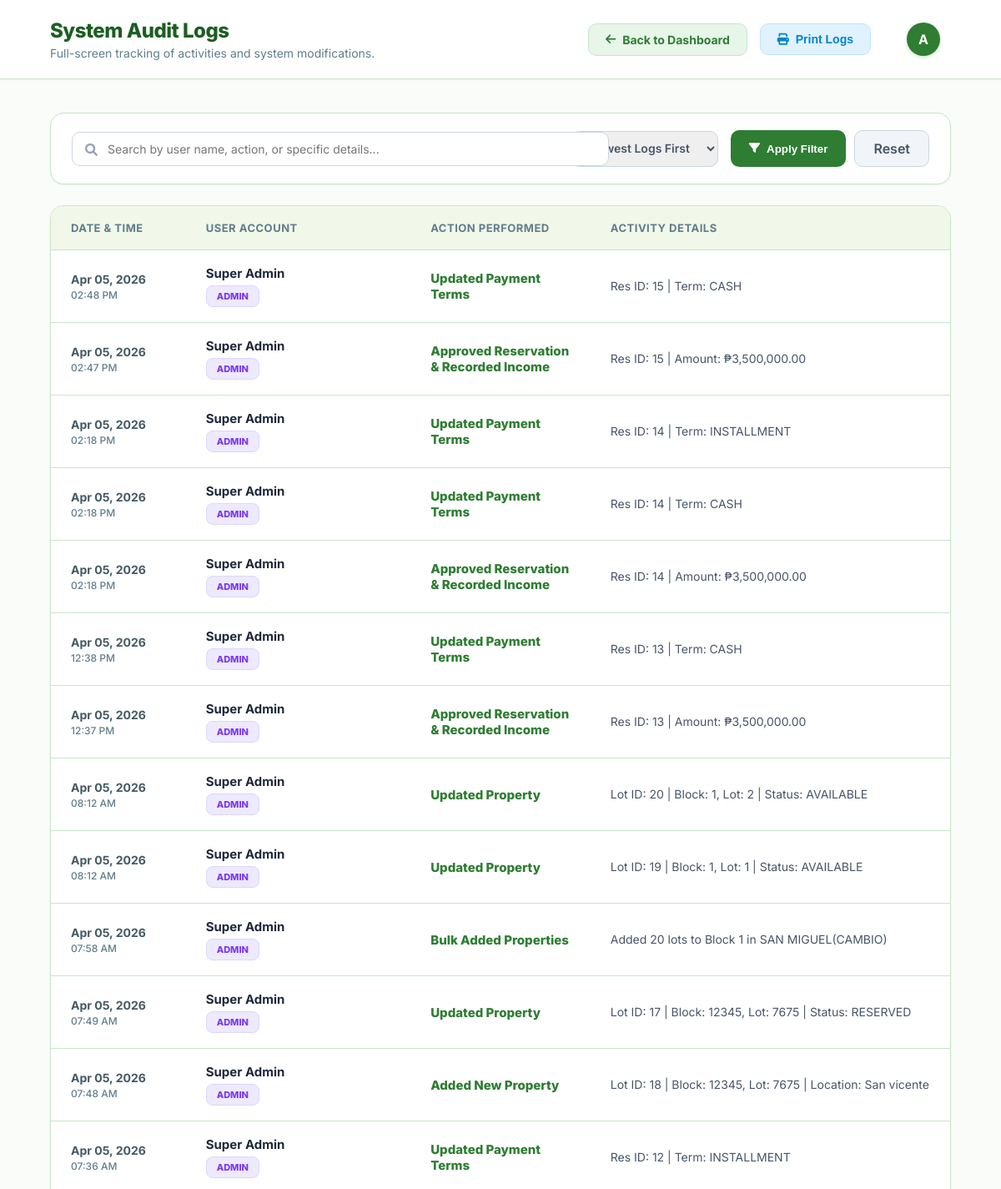
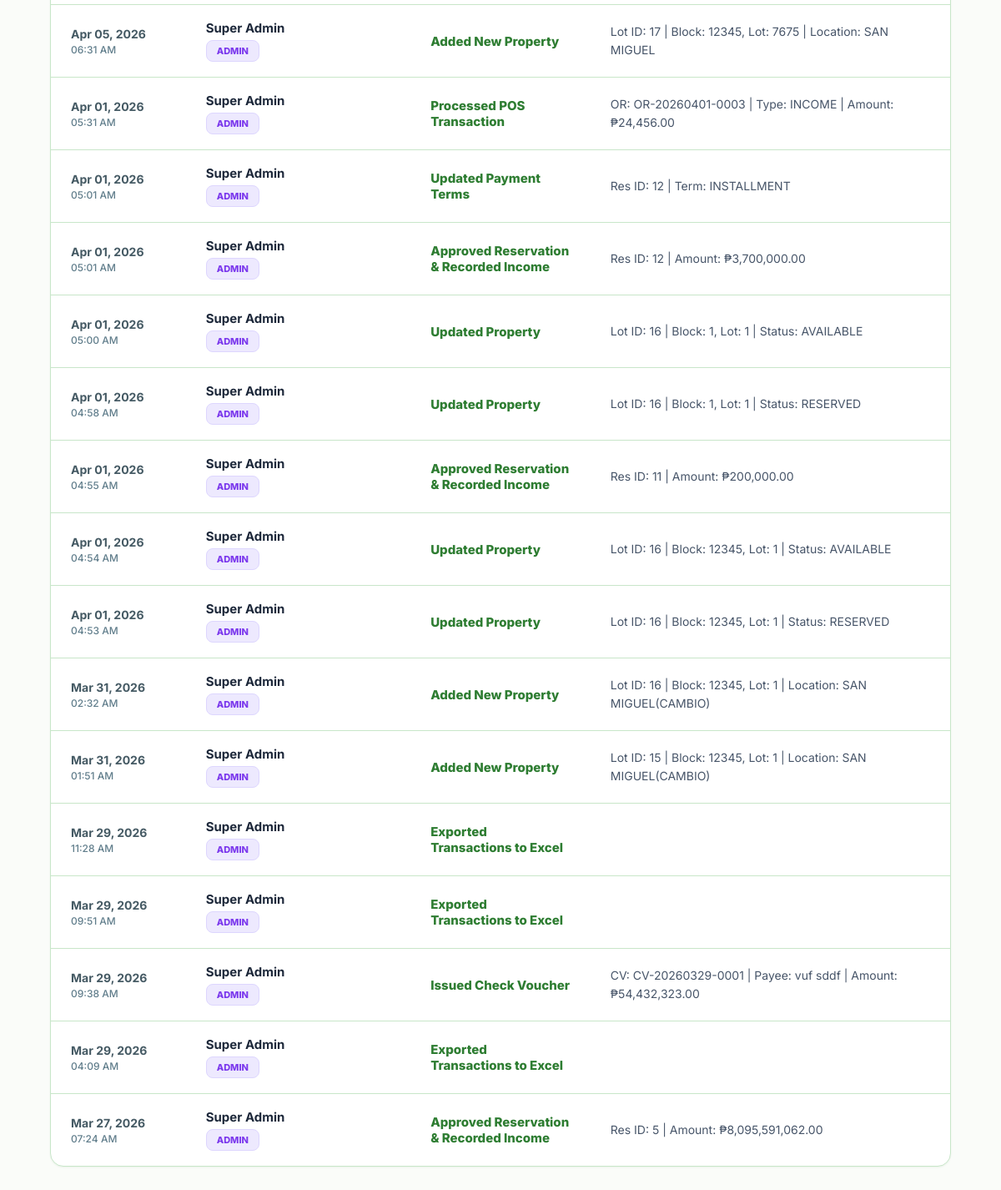
/audit_logs.php (signed in), run on the app's committed database (2 pictures, top to bottom).
### tables this page shows
CREATE TABLE `audit_logs` (
  `id` int(11) NOT NULL,
  `user_id` int(11) NOT NULL,
  `action` varchar(255) NOT NULL,
  `details` text DEFAULT NULL,
  `created_at` timestamp NOT NULL DEFAULT current_timestamp()
);

CREATE TABLE `users` (
  `id` int(11) NOT NULL,
  `fullname` varchar(100) DEFAULT NULL,
  `email` varchar(100) DEFAULT NULL,
  `password` varchar(255) DEFAULT NULL,
  `phone` varchar(20) DEFAULT NULL,
  `role` enum('SUPER ADMIN','ADMIN','MANAGER','AGENT','BUYER') DEFAULT 'BUYER',
  `created_at` timestamp NOT NULL DEFAULT current_timestamp()
);

### audit_logs.php (the view, shortened to what this page needs)
<?php
include 'config.php';
$search = isset($_GET['search']) ? $conn->real_escape_string($_GET['search']) : '';
$sort = isset($_GET['sort']) ? $_GET['sort'] : 'desc';
$where_sql = "1=1";
$order_sql = "ORDER BY a.created_at DESC";
$query = "SELECT a.*, u.fullname, u.role FROM audit_logs a
          LEFT JOIN users u ON a.user_id = u.id
          WHERE $where_sql
          $order_sql LIMIT 500";
$logs = $conn->query($query);
?>
<!DOCTYPE html>
<html lang="en">
<head>
    <link rel="stylesheet" href="https://cdnjs.cloudflare.com/ajax/libs/font-awesome/6.0.0/css/all.min.css">
</head>
<body>
    <div class="main-panel">
        <div class="top-header">
            <div class="header-title">
                <h1>System Audit Logs</h1>
                <p>Full-screen tracking of activities and system modifications.</p>
            </div>
            <div style="display: flex; align-items: center; gap: 15px;">
                <a href="admin.php?view=dashboard" class="btn-back"><i class="fa-solid fa-arrow-left"></i> Back to Dashboard</a>
                <button onclick="window.print()" class="btn-print"><i class="fa-solid fa-print"></i> Print Logs</button>
                <div class="profile-dropdown" style="margin-left: 15px;">
                    <div class="profile-trigger">
                        <div class="profile-avatar">A</div>
                    </div>
                </div>
            </div>
        </div>
        <div class="content-area">
            <div class="toolbar">
                <form method="GET" style="display: flex; gap: 15px; flex-wrap: wrap; width: 100%; align-items: center;">
                    <div style="flex: 1; position: relative; min-width: 300px;">
                        <i class="fa-solid fa-search" style="position: absolute; left: 16px; top: 14px; color: #94a3b8; font-size: 15px;"></i>
                        <input type="text" name="search" class="form-control" placeholder="Search by user name, action, or specific details..." value="<?= htmlspecialchars($search) ?>" style="padding-left: 42px; width: 100%;">
                    </div>
                    <div>
                        <select name="sort" class="form-control" style="font-weight: 600; min-width: 160px;">
                            <option value="desc" <?= $sort == 'desc' ? 'selected' : '' ?>>Newest Logs First</option>
                        </select>
                    </div>
                    <div style="display: flex; gap: 10px;">
                        <button type="submit" class="btn-filter"><i class="fa-solid fa-filter"></i> Apply Filter</button>
                        <a href="audit_logs.php" class="btn-reset">Reset</a>
                    </div>
                </form>
            </div>
            <div class="table-container">
                <table>
                    <thead>
                        <tr>
                            <th style="width: 15%;">Date & Time</th>
                            <th style="width: 25%;">User Account</th>
                            <th style="width: 20%;">Action Performed</th>
                            <th style="width: 40%;">Activity Details</th>
                        </tr>
                    </thead>
                    <tbody>
                        <?php
                        if($logs && $logs->num_rows > 0):
                            while($row = $logs->fetch_assoc()):
                        ?>
                        <tr>
                            <td>
                                <span class="log-date"><?= date('M d, Y', strtotime($row['created_at'])) ?></span>
                                <span class="log-time"><?= date('h:i A', strtotime($row['created_at'])) ?></span>
                            </td>
                            <td>
                                <strong style="color: #1e293b; display: block; font-size: 15px; margin-bottom: 5px;"><?= htmlspecialchars($row['fullname'] ?? 'System Process') ?></strong>
                                <span class="role-badge role-<?= str_replace(' ', '-', $row['role'] ?? 'BUYER') ?>"><?= $row['role'] ?? 'SYSTEM' ?></span>
                            </td>
                            <td>
                                <span class="action-text"><?= htmlspecialchars($row['action']) ?></span>
                            </td>
                            <td style="font-size: 14px; color: #475569; line-height: 1.6; padding-right: 20px;">
                                <?= htmlspecialchars($row['details']) ?>
                            </td>
                        </tr>
                        <?php
                            endwhile;
                        endif; ?>
                    </tbody>
                </table>
            </div>
        </div>
    </div>
</body>
</html>

### audit_logs.php (style rules this page uses)
:root { --primary: #2e7d32; --primary-light: #e8f5e9; --dark: #1b5e20; --gray-light: #f1f8e9; --gray-border: #c8e6c9; --text-muted: #607d8b; --shadow-sm: 0 1px 2px 0 rgba(46, 125, 50, 0.08); --shadow-md: 0 4px 6px -1px rgba(46, 125, 50, 0.1), 0 2px 4px -1px rgba(46, 125, 50, 0.06); --shadow-lg: 0 10px 15px -3px rgba(46, 125, 50, 0.15), 0 4px 6px -2px rgba(46, 125, 50, 0.05); }
body { background-color: #fafcf9; min-height: 100vh; font-family: 'Inter', sans-serif; color: #37474f; margin: 0; padding: 0; }
.main-panel { width: 100%; display: flex; flex-direction: column; }
.top-header { display: flex; justify-content: space-between; align-items: center; background: #ffffff; padding: 20px 60px; border-bottom: 1px solid var(--gray-border); box-shadow: var(--shadow-sm); z-index: 50; }
.header-title h1 { font-size: 24px; font-weight: 800; color: var(--dark); margin: 0 0 4px 0; letter-spacing: -0.5px; }
.header-title p { color: var(--text-muted); font-size: 14px; margin: 0; }
.profile-dropdown { position: relative; cursor: pointer; }
.profile-trigger { display: flex; align-items: center; gap: 12px; padding: 6px 12px; border-radius: 10px; transition: background 0.2s; border: 1px solid transparent; }
.profile-avatar { width: 40px; height: 40px; background: var(--primary); color: white; border-radius: 50%; display: flex; align-items: center; justify-content: center; font-weight: bold; font-size: 16px; box-shadow: 0 2px 4px rgba(46, 125, 50, 0.2); }
.content-area { padding: 40px 60px; flex: 1; }
.toolbar { background: white; padding: 20px 25px; border-radius: 16px; border: 1px solid var(--gray-border); box-shadow: var(--shadow-sm); margin-bottom: 25px; display: flex; flex-wrap: wrap; gap: 15px; align-items: center; justify-content: space-between; }
.form-control { padding: 11px 16px; border: 1px solid #cbd5e1; border-radius: 10px; font-family: inherit; font-size: 14px; outline: none; transition: 0.2s; color: #475569; }
.btn-filter { background: var(--primary); color: white; border: none; padding: 11px 22px; border-radius: 10px; font-weight: 600; cursor: pointer; transition: 0.2s; display: inline-flex; align-items: center; gap: 8px; }
.btn-reset { background: #f1f5f9; color: #475569; border: 1px solid #cbd5e1; padding: 11px 22px; border-radius: 10px; font-weight: 600; cursor: pointer; text-decoration: none; transition: 0.2s; }
.table-container { background: white; border-radius: 16px; border: 1px solid var(--gray-border); box-shadow: var(--shadow-sm); overflow: hidden; margin-bottom: 30px; }
table { width: 100%; border-collapse: collapse; }
th { text-align: left; padding: 18px 24px; font-size: 13px; font-weight: 700; color: var(--text-muted); text-transform: uppercase; background: var(--gray-light); border-bottom: 1px solid var(--gray-border); letter-spacing: 0.5px; }
td { padding: 18px 24px; border-bottom: 1px solid var(--gray-border); color: #37474f; font-size: 14px; vertical-align: middle; }
tr:last-child td { border-bottom: none; }
.role-badge { padding: 5px 12px; border-radius: 8px; font-size: 11px; font-weight: 800; text-transform: uppercase; display: inline-block; border: 1px solid transparent; }
.role-SUPER-ADMIN, .role-ADMIN { background: #ede9fe; color: #7c3aed; border-color: #ddd6fe; }
.btn-print { background: #e0f2fe; color: #0284c7; border: 1px solid #bae6fd; padding: 10px 20px; border-radius: 10px; font-size: 14px; font-weight: 700; text-decoration: none; display: inline-flex; align-items: center; gap: 8px; transition: 0.2s; cursor: pointer; }
.btn-back { background: var(--primary-light); color: var(--primary); border: 1px solid var(--gray-border); padding: 10px 20px; border-radius: 10px; font-size: 14px; font-weight: 700; text-decoration: none; display: inline-flex; align-items: center; gap: 8px; transition: 0.2s; cursor: pointer; }
.log-date { font-weight: 700; color: #455a64; font-size: 14px; }
.log-time { font-size: 12px; font-weight: 500; display: block; margin-top: 3px; color: var(--text-muted); }
.action-text { font-weight: 800; color: var(--primary); font-size: 15px; }

### data on the page
audit_logs: created_at "Apr 05, 2026", created_at "02:48 PM", user.fullname "Super Admin", user.role "ADMIN", action "Updated Payment Terms", details "Res ID: 15 | Term: CASH"
audit_logs: created_at "Apr 05, 2026", created_at "02:47 PM", user.fullname "Super Admin", user.role "ADMIN", action "Approved Reservation & Recorded Income", details "Res ID: 15 | Amount: ₱3,500,000.00"
audit_logs: created_at "Apr 05, 2026", created_at "02:18 PM", user.fullname "Super Admin", user.role "ADMIN", action "Updated Payment Terms", details "Res ID: 14 | Term: INSTALLMENT"
audit_logs: created_at "Apr 05, 2026", created_at "02:18 PM", user.fullname "Super Admin", user.role "ADMIN", action "Updated Payment Terms", details "Res ID: 14 | Term: CASH"
audit_logs: created_at "Apr 05, 2026", created_at "02:18 PM", user.fullname "Super Admin", user.role "ADMIN", action "Approved Reservation & Recorded Income", details "Res ID: 14 | Amount: ₱3,500,000.00"
audit_logs: created_at "Apr 05, 2026", created_at "12:38 PM", user.fullname "Super Admin", user.role "ADMIN", action "Updated Payment Terms", details "Res ID: 13 | Term: CASH"
audit_logs: created_at "Apr 05, 2026", created_at "12:37 PM", user.fullname "Super Admin", user.role "ADMIN", action "Approved Reservation & Recorded Income", details "Res ID: 13 | Amount: ₱3,500,000.00"
audit_logs: created_at "Apr 05, 2026", created_at "08:12 AM", user.fullname "Super Admin", user.role "ADMIN", action "Updated Property", details "Lot ID: 20 | Block: 1, Lot: 2 | Status: AVAILABLE"
audit_logs: created_at "Apr 05, 2026", created_at "08:12 AM", user.fullname "Super Admin", user.role "ADMIN", action "Updated Property", details "Lot ID: 19 | Block: 1, Lot: 1 | Status: AVAILABLE"
audit_logs: created_at "Apr 05, 2026", created_at "07:58 AM", user.fullname "Super Admin", user.role "ADMIN", action "Bulk Added Properties", details "Added 20 lots to Block 1 in SAN MIGUEL(CAMBIO)"
audit_logs: created_at "Apr 05, 2026", created_at "07:49 AM", user.fullname "Super Admin", user.role "ADMIN", action "Updated Property", details "Lot ID: 17 | Block: 12345, Lot: 7675 | Status: RESERVED"
audit_logs: created_at "Apr 05, 2026", created_at "07:48 AM", user.fullname "Super Admin", user.role "ADMIN", action "Added New Property", details "Lot ID: 18 | Block: 12345, Lot: 7675 | Location: San vicente"
audit_logs: created_at "Apr 05, 2026", created_at "07:36 AM", user.fullname "Super Admin", user.role "ADMIN", action "Updated Payment Terms", details "Res ID: 12 | Term: INSTALLMENT"
audit_logs: created_at "Apr 05, 2026", created_at "06:31 AM", user.fullname "Super Admin", user.role "ADMIN", action "Added New Property", details "Lot ID: 17 | Block: 12345, Lot: 7675 | Location: SAN MIGUEL"
audit_logs: created_at "Apr 01, 2026", created_at "05:31 AM", user.fullname "Super Admin", user.role "ADMIN", action "Processed POS Transaction", details "OR: OR-20260401-0003 | Type: INCOME | Amount: ₱24,456.00"
audit_logs: created_at "Apr 01, 2026", created_at "05:01 AM", user.fullname "Super Admin", user.role "ADMIN", action "Updated Payment Terms", details "Res ID: 12 | Term: INSTALLMENT"
audit_logs: created_at "Apr 01, 2026", created_at "05:01 AM", user.fullname "Super Admin", user.role "ADMIN", action "Approved Reservation & Recorded Income", details "Res ID: 12 | Amount: ₱3,700,000.00"
audit_logs: created_at "Apr 01, 2026", created_at "05:00 AM", user.fullname "Super Admin", user.role "ADMIN", action "Updated Property", details "Lot ID: 16 | Block: 1, Lot: 1 | Status: AVAILABLE"
audit_logs: created_at "Apr 01, 2026", created_at "04:58 AM", user.fullname "Super Admin", user.role "ADMIN", action "Updated Property", details "Lot ID: 16 | Block: 1, Lot: 1 | Status: RESERVED"
audit_logs: created_at "Apr 01, 2026", created_at "04:55 AM", user.fullname "Super Admin", user.role "ADMIN", action "Approved Reservation & Recorded Income", details "Res ID: 11 | Amount: ₱200,000.00"
audit_logs: created_at "Apr 01, 2026", created_at "04:54 AM", user.fullname "Super Admin", user.role "ADMIN", action "Updated Property", details "Lot ID: 16 | Block: 12345, Lot: 1 | Status: AVAILABLE"
audit_logs: created_at "Apr 01, 2026", created_at "04:53 AM", user.fullname "Super Admin", user.role "ADMIN", action "Updated Property", details "Lot ID: 16 | Block: 12345, Lot: 1 | Status: RESERVED"
audit_logs: created_at "Mar 31, 2026", created_at "02:32 AM", user.fullname "Super Admin", user.role "ADMIN", action "Added New Property", details "Lot ID: 16 | Block: 12345, Lot: 1 | Location: SAN MIGUEL(CAMBIO)"
audit_logs: created_at "Mar 31, 2026", created_at "01:51 AM", user.fullname "Super Admin", user.role "ADMIN", action "Added New Property", details "Lot ID: 15 | Block: 12345, Lot: 1 | Location: SAN MIGUEL(CAMBIO)"
audit_logs: created_at "Mar 29, 2026", created_at "11:28 AM", user.fullname "Super Admin", user.role "ADMIN", action "Exported Transactions to Excel"
audit_logs: created_at "Mar 29, 2026", created_at "09:51 AM", user.fullname "Super Admin", user.role "ADMIN", action "Exported Transactions to Excel"
audit_logs: created_at "Mar 29, 2026", created_at "09:38 AM", user.fullname "Super Admin", user.role "ADMIN", action "Issued Check Voucher", details "CV: CV-20260329-0001 | Payee: vuf sddf | Amount: ₱54,432,323.00"
audit_logs: created_at "Mar 29, 2026", created_at "04:09 AM", user.fullname "Super Admin", user.role "ADMIN", action "Exported Transactions to Excel"
audit_logs: created_at "Mar 27, 2026", created_at "07:24 AM", user.fullname "Super Admin", user.role "ADMIN", action "Approved Reservation & Recorded Income", details "Res ID: 5 | Amount: ₱8,095,591,062.00"
